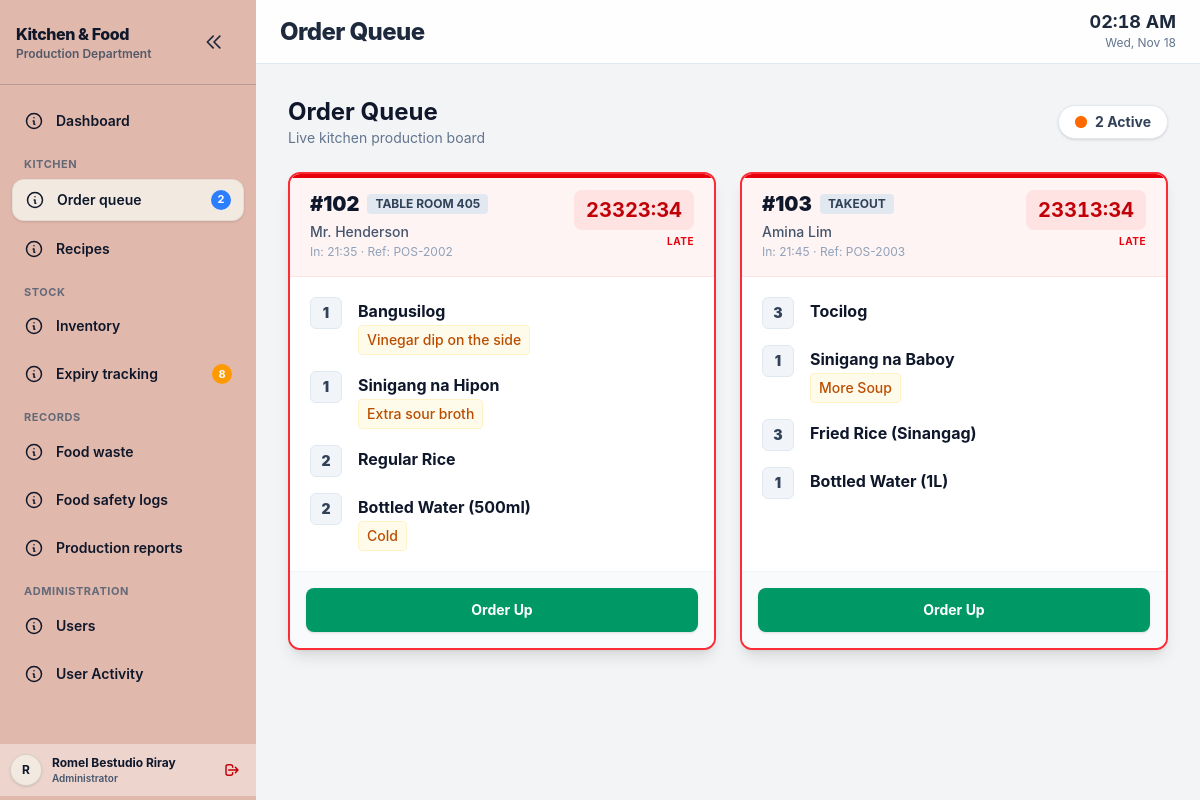
Page /index?page=orders (signed in) on the committed database.
### tables this page shows
CREATE TABLE IF NOT EXISTS users (
    id              INT UNSIGNED AUTO_INCREMENT PRIMARY KEY,
    email           VARCHAR(150)  NOT NULL UNIQUE,
    password        VARCHAR(255) NOT NULL,
    role            ENUM('A','C','I') NOT NULL,
    is_active       TINYINT(1) NOT NULL DEFAULT 1,
    first_name      VARCHAR(50)  NULL,
    middle_name     VARCHAR(50)  NULL,
    last_name       VARCHAR(50)  NULL,
    suffix          VARCHAR(10)  NULL,
    birthdate       DATE         NULL,
    address         VARCHAR(255) NULL,
    contact_number  VARCHAR(25)  NULL,
    created_at      TIMESTAMP    NOT NULL DEFAULT CURRENT_TIMESTAMP,
    updated_at      TIMESTAMP    NOT NULL DEFAULT CURRENT_TIMESTAMP ON UPDATE CURRENT_TIMESTAMP,
    last_login      TIMESTAMP    NULL DEFAULT NULL
);

CREATE TABLE IF NOT EXISTS orders (
    id                      INT UNSIGNED AUTO_INCREMENT PRIMARY KEY,
    order_number            VARCHAR(64)  NOT NULL,
    pos_order_id            VARCHAR(64)  NULL,
    order_type              VARCHAR(50)  NOT NULL,
    table_number            VARCHAR(20)  NULL,
    customer_name           VARCHAR(100) NOT NULL,
    created_at              TIMESTAMP NOT NULL DEFAULT CURRENT_TIMESTAMP,
    ready_at                TIMESTAMP NULL,
    KEY idx_queue (created_at, id),
    UNIQUE KEY uq_pos_ticket_line (order_number)
);

CREATE TABLE IF NOT EXISTS order_items (
    id                      INT UNSIGNED AUTO_INCREMENT PRIMARY KEY,
    order_id                INT UNSIGNED NOT NULL,
    pos_order_id            VARCHAR(64)  NULL,
    menu_item_id            INT UNSIGNED NULL,
    item_name               VARCHAR(150) NOT NULL,
    current_stock           INT UNSIGNED NOT NULL DEFAULT 1,
    special_instructions    VARCHAR(255) NULL,
    created_at              TIMESTAMP NOT NULL DEFAULT CURRENT_TIMESTAMP,
    updated_at              TIMESTAMP NOT NULL DEFAULT CURRENT_TIMESTAMP ON UPDATE CURRENT_TIMESTAMP,
    FOREIGN KEY (order_id) REFERENCES orders(id) ON DELETE CASCADE,
    FOREIGN KEY (menu_item_id) REFERENCES menu_items(id) ON DELETE SET NULL
);

### includes/auth.php (called while the page is built, shortened)
<?php
function e($v): string {
    return htmlspecialchars((string) $v, ENT_QUOTES, 'UTF-8');
}

### sections/orders.php (the view, shortened to what this page needs)
<?php
$orders = $pdo->query("SELECT o.*, TIMESTAMPDIFF(SECOND, o.created_at, NOW()) AS wait_sec
                       FROM orders o
                       WHERE o.ready_at IS NULL
                       ORDER BY o.created_at ASC, o.id ASC")->fetchAll(PDO::FETCH_ASSOC);
$activeOrders = [];
$orderIds     = [];
foreach ($orders as $o) {
    if ($o['ready_at'] === null) {
        $o['items'] = [];
        $activeOrders[$o['id']] = $o;
        $orderIds[] = (int) $o['id'];
    }
}
if ($orderIds) {
    $placeholders = implode(',', array_fill(0, count($orderIds), '?'));
    $items = $pdo->prepare("SELECT * FROM order_items WHERE order_id IN ($placeholders) ORDER BY id ASC");
    $items->execute($orderIds);
    foreach ($items->fetchAll(PDO::FETCH_ASSOC) as $i) {
        if (isset($activeOrders[$i['order_id']])) {
            $activeOrders[$i['order_id']]['items'][] = $i;
        }
    }
}
?>
<div class="mb-6 flex items-center justify-between">
    <div>
        <h1 class="text-2xl font-bold text-slate-900">Order Queue</h1>
        <p class="text-sm text-slate-500">Live kitchen production board</p>
    </div>
    <div class="flex items-center gap-2 rounded-full bg-white px-4 py-1.5 shadow-sm border border-slate-200">
        <span class="relative flex h-3 w-3">
            <span class="relative inline-flex rounded-full h-3 w-3 bg-orange-500"></span>
        </span>
        <span class="text-sm font-bold text-slate-700"><?= count($activeOrders) ?> Active</span>
    </div>
</div>
<div class="grid grid-cols-1 gap-6 md:grid-cols-2 xl:grid-cols-3">
    <?php
    foreach ($activeOrders as $o):
        $totalSec = max(0, (int)($o['wait_sec'] ?? 0));
        $late     = $totalSec >= (WAIT_LIMIT_MIN['preparing'] ?? 15) * 60;
        $cardClasses = $late
            ? 'rounded-xl border-2 border-red-500 bg-white shadow-lg overflow-hidden flex flex-col relative'
            : 'rounded-xl border border-slate-200 bg-white shadow-sm hover:shadow-md transition-shadow overflow-hidden flex flex-col';
        $headerClasses = $late ? 'bg-red-50/80 px-5 py-4 border-b border-red-100' : 'bg-slate-50/80 px-5 py-4 border-b border-slate-100';
        $locationStr = $o['table_number'] ? 'Table ' . e($o['table_number']) : e($o['order_type']);
    ?>
        <article class="<?= $cardClasses ?>">
            <?php if ($late): ?>
                <div class="absolute top-0 left-0 right-0 h-1 bg-red-600 animate-pulse"></div>
            <?php endif; ?>
            <div class="<?= $headerClasses ?>">
                <div class="flex items-start justify-between gap-4">
                    <div>
                        <div class="flex items-center gap-2 mb-1">
                            <h2 class="text-xl font-black text-slate-900">#<?= e($o['order_number']) ?></h2>
                            <span class="rounded bg-slate-200 px-2 py-0.5 text-xs font-bold uppercase text-slate-700"><?= $locationStr ?></span>
                        </div>
                        <p class="text-sm font-medium text-slate-600 truncate"><?= e($o['customer_name']) ?></p>
                        <p class="text-xs text-slate-400 mt-0.5">In: <?= e(date('H:i', strtotime($o['created_at']))) ?> <?php if ($o['pos_order_id']): ?>· Ref: <?= e($o['pos_order_id']) ?><?php endif; ?></p>
                    </div>
                    <div class="text-right shrink-0">
                        <div class="inline-flex items-center justify-center rounded-lg <?= $late ? 'bg-red-100 text-red-700' : 'bg-slate-100 text-slate-700' ?> px-3 py-1.5 min-w-[70px]">
                            <span class="text-xl font-bold tabular-nums" data-timer="<?= (int) $totalSec ?>">
                            </span>
                        </div>
                        <?php if ($late): ?>
                            <p class="mt-1 text-[10px] font-bold uppercase tracking-wider text-red-600">Late</p>
                        <?php else: ?>
                            <p class="mt-1 text-[10px] font-bold uppercase tracking-wider text-slate-400">Wait</p>
                        <?php endif; ?>
                    </div>
                </div>
            </div>
            <div class="flex-1 p-5">
                <ul class="space-y-4">
                    <?php foreach ($o['items'] as $item): ?>
                        <li class="flex gap-4">
                            <div class="flex h-8 w-8 shrink-0 items-center justify-center rounded-md bg-slate-100 border border-slate-200 text-sm font-black text-slate-700">
                                <?= (int) $item['current_stock'] ?>
                            </div>
                            <div class="min-w-0 flex-1 pt-1">
                                <p class="text-base font-bold text-slate-900 leading-tight"><?= e($item['item_name']) ?></p>
                                <?php if ($item['special_instructions']): ?>
                                    <p class="mt-1 text-sm font-medium text-amber-700 bg-amber-50 rounded px-2 py-1 inline-block border border-amber-100">
                                        <?= e($item['special_instructions']) ?>
                                    </p>
                                <?php endif; ?>
                            </div>
                        </li>
                    <?php endforeach; ?>
                </ul>
            </div>
            <div class="p-4 bg-slate-50 border-t border-slate-100">
                <form method="POST" action="index?page=orders" class="w-full">
                    <button type="submit" class="w-full rounded-lg bg-emerald-600 px-4 py-3 text-sm font-bold text-white shadow-sm transition-colors hover:bg-emerald-700 focus:outline-none focus:ring-2 focus:ring-emerald-500 focus:ring-offset-2">
                        Order Up
                    </button>
                </form>
            </div>
        </article>
    <?php endforeach; ?>
</div>

### includes/sidebar.php (shortened to what this page needs)
<?php
$counts = ['orders' => 0, 'low' => 0, 'expiring' => 0];
if (can('orders')) {
    $counts['orders'] = (int) $pdo->query("SELECT COUNT(*) FROM orders WHERE ready_at IS NULL")->fetchColumn();
}
if (can('inventory')) {
    $counts['low'] = (int) $pdo->query('SELECT COUNT(*) FROM ingredients WHERE current_stock <= reorder_level')->fetchColumn();
}
if (can('expiry')) {
    $counts['expiring'] = (int) $pdo->query(
        'SELECT COUNT(*) FROM stock_receipts WHERE quantity_remaining > 0 AND expiry_date IS NOT NULL
         AND expiry_date <= DATE_ADD(CURDATE(), INTERVAL ' . (int) EXPIRY_WARN_DAYS . ' DAY)'
    )->fetchColumn();
}
$currentPage = $_GET['page'] ?? 'dashboard';
$stmt = $pdo->prepare('SELECT first_name, middle_name, last_name, suffix, role FROM users WHERE id = :id');
$stmt->execute([':id' => $userId]);
$currentUser = $stmt->fetch();
$fullName = $currentUser ? trim(implode(' ', array_filter([$currentUser['first_name'], $currentUser['middle_name'], $currentUser['last_name'], $currentUser['suffix']]))) : '';
$name = $fullName ?: 'Unknown';
$userRoleLabel = $currentUser ? e(ROLE_LABELS[$currentUser['role']] ?? $currentUser['role']) : '';
$groups = [
    ''               => [[null, 'dashboard', 'index?page=dashboard', 'Dashboard', null]],
    'Kitchen'        => [['orders', 'orders', 'index?page=orders', 'Order queue', 'orders'],
                         ['recipes', 'recipes', 'index?page=recipes', 'Recipes', null]],
    'Stock'          => [['inventory', 'inventory', 'index?page=inventory', 'Inventory', 'low'],
                         ['expiry', 'expiry', 'index?page=expiry', 'Expiry tracking', 'expiring']],
    'Records'        => [['waste', 'waste', 'index?page=waste', 'Food waste', null],
                         ['safety', 'safety', 'index?page=safety', 'Food safety logs', null],
                         ['reports', 'reports', 'index?page=reports', 'Production reports', null]],
    'Administration' => [['users', 'users', 'index?page=users', 'Users', null],
                         ['users', 'user_activity', 'index?page=user_activity', 'User Activity', null]],
];
$countTone = ['orders' => 'bg-blue-500', 'low' => 'bg-red-500', 'expiring' => 'bg-amber-500'];
$sidebarCollapsed = isset($_SESSION['sidebar_collapsed']) && $_SESSION['sidebar_collapsed'];
?>
<aside id="sidebar" class="fixed inset-y-0 left-0 z-40 hidden w-full shrink-0 flex-col bg-dusky text-black md:static md:flex print:hidden transition-all duration-300 ease-in-out <?= $sidebarCollapsed ? 'md:w-20' : 'md:w-64' ?>">
    <div class="shrink-0 border-b border-slate-800/20 p-4">
        <div class="flex items-center justify-between gap-2">
            <div class="leading-tight min-w-0 flex-1 sidebar-header-title">
                <p class="text-base font-extrabold tracking-tight text-slate-900 truncate">Kitchen & Food</p>
                <p class="text-xs font-semibold text-slate-700/80 truncate">Production Department</p>
            </div>
            <div class="flex items-center gap-1 shrink-0">
                <button type="button"
                        id="sidebarToggleBtn"
                        onclick="toggleDesktopSidebar()"
                        class="hidden md:flex p-4 rounded-lg text-slate-800 hover:bg-black/10 transition-colors"
                        title="<?= $sidebarCollapsed ? 'Expand sidebar' : 'Minimize sidebar' ?>">
                    <svg id="sidebarToggleIcon" class="h-5 w-5 transition-transform duration-300 <?= $sidebarCollapsed ? 'rotate-180' : '' ?>" fill="none" viewBox="0 0 24 24" stroke="currentColor" stroke-width="2">
                        <path stroke-linecap="round" stroke-linejoin="round" d="M11 19l-7-7 7-7m8 14l-7-7 7-7" />
                    </svg>
                </button>
            </div>
        </div>
    </div>
    <nav class="flex-1 space-y-4 px-3 py-4 text-sm overflow-y-auto md:overflow-visible" aria-label="Main navigation">
        <?php foreach ($groups as $title => $items):
            $items = array_filter($items, fn($i) => $i[0] === null || can($i[0]));
            if (!$items) continue; ?>
            <div class="space-y-2">
                <?php if ($title !== ''): ?>
                    <p class="mb-1.5 px-3 text-[11px] font-bold uppercase tracking-wider text-slate-600/80 sidebar-section-title">
                        <?= e($title) ?>
                    </p>
                <?php endif; ?>
                <?php foreach ($items as [$perm, $pageKey, $href, $label, $countKey]):
                    $active = ($currentPage === $pageKey); ?>
                    <a href="<?= e($href) ?>"
                       <?= $active ? 'aria-current="page"' : '' ?>
                       class="flex items-center gap-3 rounded-xl px-3 py-2.5 text-sm font-semibold transition-all duration-150 group sidebar-nav-link <?= $active ? 'bg-khaki text-slate-900 shadow-sm border border-black/5' : 'text-slate-900 hover:bg-white/30' ?>"
                       title="<?= e($label) ?>">
                        <span class="shrink-0 flex items-center justify-center relative">
                            <?php
                            echo $icons[$pageKey] ?? '<svg class="h-5 w-5" fill="none" viewBox="0 0 24 24" stroke="currentColor" stroke-width="1.8"><path stroke-linecap="round" stroke-linejoin="round" d="M13 16h-1v-4h-1m1-4h.01M21 12a9 9 0 11-18 0 9 9 0 0118 0z"/></svg>';
                            ?>
                        </span>
                        <span class="flex-1 truncate sidebar-nav-label">
                            <?= e($label) ?>
                        </span>
                        <?php if ($countKey && $counts[$countKey] > 0): ?>
                            <span class="shrink-0 min-w-[1.25rem] h-5 px-1.5 rounded-full flex items-center justify-center text-[11px] font-bold text-white <?= $countTone[$countKey] ?> sidebar-nav-count">
                                <?= (int) $counts[$countKey] ?>
                            </span>
                        <?php endif; ?>
                    </a>
                <?php endforeach; ?>
            </div>
        <?php endforeach; ?>
    </nav>
    <div class="mt-auto max-h-24 py-1 custom-scrollbar sidebar-user-profile">
        <div class="sidebar-user-container flex items-center justify-between gap-2 min-w-max bg-white/40 p-2.5">
            <div class="flex items-center gap-2.5 min-w-0">
                <div class="w-8 h-8 rounded-full bg-khaki flex items-center justify-center text-slate-900 font-bold text-xs shrink-0 border border-black/10 shadow-sm relative group/avatar">
                    <?= strtoupper($name[0] ?? 'U') ?>
                </div>
                <div class="min-w-0 sidebar-user-info">
                    <p class="text-xs font-bold text-slate-900" title="<?= $name ?>"> <?= $name ?></p>
                    <p class="text-[10px] font-semibold text-slate-600 truncate max-w-[110px]" title="<?= $userRoleLabel ?>"><?= $userRoleLabel ?></p>
                </div>
            </div>
            <form method="POST" action="logout.php" class="shrink-0 sidebar-logout-btn">
                <button type="submit"
                        class="p-1.5 rounded-lg text-red-700 hover:bg-red-500/20 hover:text-red-900 transition-colors flex items-center justify-center"
                        title="Sign out / Logout">
                    <svg class="h-4 w-4" fill="none" viewBox="0 0 24 24" stroke="currentColor" stroke-width="2.2">
                        <path stroke-linecap="round" stroke-linejoin="round" d="M17 16l4-4m0 0l-4-4m4 4H7m6 4v1a3 3 0 01-3 3H6a3 3 0 01-3-3V7a3 3 0 013-3h4a3 3 0 013 3v1" />
                    </svg>
                </button>
            </form>
        </div>
    </div>
</aside>

### assets/css/style.css (style rules this page uses)
.bg-dusky { background-color: #E1B8AC; }
.bg-khaki { background-color: #F2EAE1; }
#sidebar { transition: width 0.3s ease-in-out; }

### rows in the picture
users: first_name+middle_name+last_name "R", name "Romel Bestudio Riray", role "Administrator"
orders: order_number "102", table_number "TABLE ROOM 405", customer_name "Mr. Henderson", created_at "21:35", pos_order "POS-2002"
order_items: current_stock "1", item_name "Bangusilog", special_instructions "Vinegar dip on the side"
order_items: current_stock "1", item_name "Sinigang na Hipon", special_instructions "Extra sour broth"
order_items: current_stock "2", item_name "Regular Rice"
order_items: current_stock "2", item_name "Bottled Water (500ml)", special_instructions "Cold"
orders: order_number "103", order_type "TAKEOUT", customer_name "Amina Lim", created_at "21:45", pos_order "POS-2003"
order_items: current_stock "3", item_name "Tocilog"
order_items: current_stock "1", item_name "Sinigang na Baboy", special_instructions "More Soup"
order_items: current_stock "3", item_name "Fried Rice (Sinangag)"
order_items: current_stock "1", item_name "Bottled Water (1L)"

### other values in the picture
$label "Dashboard"
$title "KITCHEN"
$label "Order queue"
$counts[$countKey] "2"
$label "Recipes"
$title "STOCK"
$label "Inventory"
$label "Expiry tracking"
$counts[$countKey] "8"
$title "RECORDS"
$label "Food waste"
$label "Food safety logs"
$label "Production reports"
$title "ADMINISTRATION"
$label "Users"
